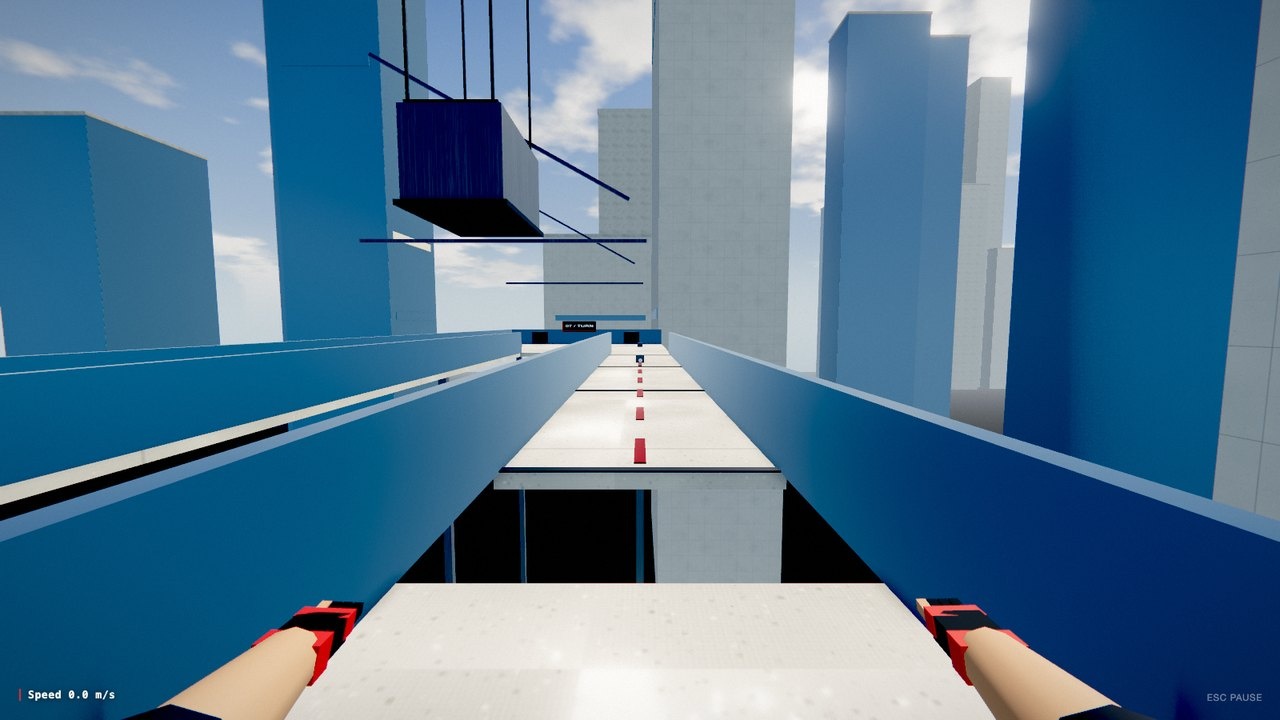
#> input picture docs/evidence/visual/round-10/gap.jpg, 1280 x 720 px
$ python -i metrics.py   (imports and definitions only)
#> lines starting #> are read from the running program, lines starting #| are printed output that depends on the picture; after the words box and inside, x2 and y2 are one past the last pixel; in counts of white or black regions, pixels touching at a corner belong together
#!/usr/bin/env python3
"""Measure Glassline captures against the Mirror's Edge prologue reference set.

v2: reference recompute (mean + spread per metric), plan §2.1 acceptance bands,
batch candidates (file / glob / directory), JSON + Markdown reports.

The 13 metric formulas are unchanged from v1 so the numbers stay comparable with
the 24 rounds of existing visual evidence. Definitions live in
`docs/reports/METRIC_SPEC.md`. This is a regression gauge, not a proof of
perceptual equivalence, and there is deliberately no per-image normalisation.

Usage:
    # 1. Recompute the reference set with our own script (writes the reference doc)
    $GLASSLINE_PYTHON tools/capture/metrics.py \\
        --reference-set prolog --reference-json docs/reports/reference-prolog.json

    # 2. Score single frames against the measured reference and the plan bands
    $GLASSLINE_PYTHON tools/capture/metrics.py \\
        --candidate docs/evidence/visual/round-93/start.jpg \\
        --bands --json /tmp/report.json --markdown /tmp/report.md

    # 3. Batch mode: a directory or a glob
    $GLASSLINE_PYTHON tools/capture/metrics.py --candidate captures/w0 --bands
    $GLASSLINE_PYTHON tools/capture/metrics.py --candidate 'captures/w0/*.png' --bands

    # 4. Discover metric keys / units / bands
    $GLASSLINE_PYTHON tools/capture/metrics.py --list-metrics

    # 5. W1 perceptual guardrails (diagnostic only, NOT a gate)
    $GLASSLINE_PYTHON tools/capture/metrics.py --candidate captures/w0 --bands --guardrails
    # horizon override for a known shot, in source-image pixels
    $GLASSLINE_PYTHON tools/capture/metrics.py --candidate captures/w0/wallrun-corridor.png \
        --guardrails --horizon-px wallrun-corridor.png:300

Interpreter: the system python3 has no numpy/Pillow. Use the workspace runtime
(numpy 2.3.5, Pillow 12.3.0):
    /Users/igorhodorchenko/.dsh/dsh-runtimes/dsh-primary-runtime/dependencies/python/bin/python3
or export GLASSLINE_PYTHON to that path and use "$GLASSLINE_PYTHON".

Exit codes: 0 ok; 1 strict/legacy regression failure; 2 environment or input error.
"""

from __future__ import annotations

import argparse
import glob
import json
import os
import sys

INSTALL_HINT = """\
This script requires numpy and Pillow, which the system python3 does not have.

Use the workspace-bundled interpreter (numpy 2.3.5, Pillow 12.3.0):
  /Users/igorhodorchenko/.dsh/dsh-runtimes/dsh-primary-runtime/dependencies/python/bin/python3

Example:
  GLASSLINE_PYTHON=/Users/igorhodorchenko/.dsh/dsh-runtimes/dsh-primary-runtime/dependencies/python/bin/python3
  "$GLASSLINE_PYTHON" tools/capture/metrics.py --help
"""

try:
    import numpy as np
    from PIL import Image
except ImportError as exc:  # pragma: no cover - environment dependent
    print(f"error: missing Python dependency: {exc}", file=sys.stderr)
    print(INSTALL_HINT, file=sys.stderr)
    sys.exit(2)

REPO_ROOT = os.path.dirname(os.path.dirname(os.path.dirname(os.path.abspath(__file__))))

# Reference set used for the prologue look. Local only, not committed (ref/ is
# in .gitignore), hence the explicit error when it is missing.
REFERENCE_SETS = {
    "prolog": "ref/reference/prolog-kit/study/05-prologue-roofs",
}
DEFAULT_REFERENCE_SET = "prolog"

IMAGE_EXTENSIONS = (".jpg", ".jpeg", ".png")

# Metric order is the v1 definition order and must not change.
METRIC_KEYS = [
    "luma",
    "std",
    "p25",
    "p95",
    "near_white",
    "deep_shadow",
    "saturation",
    "local_contrast",
    "edge",
    "sky",
    "top_contrast",
    "split",
    "red",
]

# Display metadata: label, unit, one-line definition (full text in METRIC_SPEC.md).
METRIC_INFO = {
    "luma": ("Luma mean", "0..1", "mean of 0.2126R + 0.7152G + 0.0722B"),
    "std": ("Luma std", "0..1", "population std of luma"),
    "p25": ("Luma p25", "0..1", "25th percentile of luma"),
    "p95": ("Luma p95", "0..1", "95th percentile of luma"),
    "near_white": ("Near-white share", "%", "share of pixels with luma > 0.9"),
    "deep_shadow": ("Deep-shadow share", "%", "share of pixels with luma < 0.05"),
    "saturation": ("Saturation", "0..1", "mean of (max(R,G,B) - min(R,G,B)) / max(R,G,B)"),
    "local_contrast": ("Local contrast", "0..1", "std of 8x8 block luma means"),
    "edge": ("Edge energy", "0..1", "mean gradient magnitude |grad luma|"),
    "sky": ("Sky-blue area", "%", "blue-dominant share of the upper 66% of the frame"),
    "top_contrast": ("Top-third contrast", "0..1", "std of luma in the top third"),
    "split": ("Split-tone dark R-B", "R-B*255", "mean(255*(R-B)) over pixels with luma < 0.18"),
    "red": ("Red accent share", "%", "share of red-dominant pixels"),
}

# Plan docs/VISUAL_AUDIO_LEVEL_PLAN.md §2.1: the "Reference" column as inherited
# from the legacy harness and the target band. min/max are inclusive.
PLAN_BANDS = {
    "luma": {"legacy": 0.589, "min": 0.48, "max": 0.62},
    "std": {"legacy": 0.272, "min": 0.22, "max": None},
    "p25": {"legacy": 0.370, "min": 0.33, "max": 0.42},
    "p95": {"legacy": 0.979, "min": 0.93, "max": None},
    "near_white": {"legacy": 27.3, "min": 15.0, "max": 28.0},
    "deep_shadow": {"legacy": 3.0, "min": None, "max": 6.0},
    "saturation": {"legacy": 0.359, "min": 0.30, "max": 0.38},
    "local_contrast": {"legacy": 0.0713, "min": 0.060, "max": None},
    "edge": {"legacy": 0.0341, "min": 0.028, "max": None},
    "sky": {"legacy": 53.1, "min": 35.0, "max": 55.0},
    "top_contrast": {"legacy": 0.0585, "min": 0.050, "max": None},
    "split": {"legacy": -48.6, "min": -55.0, "max": -40.0},
    "red": {"legacy": 4.2, "min": 2.0, "max": 5.0},
}

# v1 tolerance bands around the measured reference mean. Kept for historical
# continuity: they define the WATCH envelope in --bands mode and the verdict in
# tolerance mode (no --bands).
TOLERANCES = {
    "luma": 0.08,
    "std": 0.05,
    "p25": 0.10,
    "p95": 0.05,
    "near_white": 18.0,
    "deep_shadow": 3.0,
    "saturation": 0.08,
    "local_contrast": 0.04,
    "edge": 0.012,
    "sky": 12.0,
    "top_contrast": 0.05,
    "split": 15.0,
    "red": 2.5,
}


# ---------------------------------------------------------------------------
# Image loading and the 13 metrics (formulas frozen from v1)
# ---------------------------------------------------------------------------


def load_image_with_meta(path: str) -> tuple[np.ndarray, dict[str, int]]:
    """Load a frame as 0..1 float RGB, resizing so max(width, height) == 960."""
    image = Image.open(path).convert("RGB")
    source_width, source_height = image.size
    width, height = image.size
    scale = 960 / max(width, height)

    if scale < 1:
        image = image.resize((int(width * scale), int(height * scale)), Image.LANCZOS)

    pixels = np.asarray(image).astype(np.float32) / 255.0
    meta = {
        "sourceWidth": source_width,
        "sourceHeight": source_height,
        "width": int(pixels.shape[1]),
        "height": int(pixels.shape[0]),
    }
    return pixels, meta


def load_image(path: str) -> np.ndarray:
    return load_image_with_meta(path)[0]


# [43 lines left out: function metrics_from_pixels, not called in this run]


def metrics(path: str) -> dict[str, float]:
    """Compute the 13 §2.1 metrics for one frame. Formulas are v1-identical."""
    return metrics_from_pixels(load_image(path))


# ---------------------------------------------------------------------------
# Perceptual guardrails (W1, diagnostic only)
# ---------------------------------------------------------------------------
# These do NOT modify, replace or gate the 13 §2.1 metrics above. They are
# review inputs that expose "passing the metric while losing the look":
#   - sky_mask_share      blue pixels that actually look like sky (bright,
#                         desaturated, above the scene horizon) vs the primary
#                         sky-blue share, which also counts blue glass facades;
#   - near_white_seam_energy  detail/seam energy inside near-white areas, so a
#                         flat clipped white cannot pass as detailed white;
#   - red_route_share / red_route_saturation  largest connected red component
#                         and how saturated it is, so a salmon or confetti route
#                         is visible in the numbers.
# Full definitions and limitations: docs/reports/METRIC_SPEC.md.

GUARDRAIL_KEYS = [
    "sky_mask_share",
    "near_white_seam_energy",
    "red_route_share",
    "red_route_saturation",
]

GUARDRAIL_INFO = {
    "sky_mask_share": (
        "Sky mask share",
        "%",
        "bright desaturated blue pixels above the horizon",
    ),
    "near_white_seam_energy": (
        "Near-white seam energy",
        "gradient",
        "mean |grad L| inside the eroded near-white mask",
    ),
    "red_route_share": (
        "Red route share",
        "%",
        "largest 8-connected red component, % of frame",
    ),
    "red_route_saturation": (
        "Red route saturation",
        "0..1",
        "mean HSV-style saturation of that component",
    ),
}

SKY_LUMA_MIN = 0.55
SKY_SATURATION_MAX = 0.45
# Lit white walls are bright *and* nearly achromatic. Calibration for
# service-block (W1.1-FIX-G, 2026-11-19): a pixel brighter than 0.75 with
# HSV-style saturation below 0.20 is treated as a lit wall, not sky. Accepted
# trade-off: a genuinely pale sky patch with luma > 0.75 and S < 0.20 is also
# excluded (documented in METRIC_SPEC.md).
WHITE_WALL_LUMA_MIN = 0.75
WHITE_WALL_SATURATION_MAX = 0.20
HORIZON_SEARCH_LOW = 0.05
HORIZON_SEARCH_HIGH = 0.70
HORIZON_FALLBACK = 0.40
HORIZON_ACCEPT_RATIO = 1.5
NEAR_WHITE_LUMA = 0.9
RED_CHANNEL_MIN = 0.30
RED_DOMINANCE = 1.30
RED_COMPONENT_MIN_SHARE = 0.0002  # 0.02 % of frame
DEFAULT_MAX_COMPONENT_PIXELS = 400_000


def detect_horizon(luma: np.ndarray) -> tuple[int, float, str]:
    """Detect the dominant horizontal edge used as the horizon row.

    Returns (row, edge_strength_ratio, source). The search band is rows
    [5 %, 70 %] of the frame; if no edge is at least 1.5x the median row-edge
    energy, the documented fallback is the 40 % line (i.e. "top 40 % is
    potential sky").
    """
    height = luma.shape[0]
    row_energy = np.abs(np.gradient(luma, axis=0)).mean(axis=1)
    window = max(3, (height // 60) | 1)
    smoothed = np.convolve(row_energy, np.ones(window, dtype=np.float64) / window, mode="same")

    low = int(HORIZON_SEARCH_LOW * height)
    high = int(HORIZON_SEARCH_HIGH * height)
    if high <= low + 1:
        return int(HORIZON_FALLBACK * height), 1.0, "fallback"

    segment = smoothed[low:high]
    index = low + int(np.argmax(segment))
    median = float(np.median(segment))
    ratio = float(smoothed[index] / median) if median > 1e-9 else 0.0
    if ratio >= HORIZON_ACCEPT_RATIO:
        return index, ratio, "edge"
    return int(HORIZON_FALLBACK * height), ratio, "fallback"


def erode4(mask: np.ndarray) -> np.ndarray:
    """4-neighbour erosion by one pixel (no scipy)."""
    eroded = mask.copy()
    eroded[1:, :] &= mask[:-1, :]
    eroded[:-1, :] &= mask[1:, :]
    eroded[:, 1:] &= mask[:, :-1]
    eroded[:, :-1] &= mask[:, 1:]
    return eroded


def _row_runs(mask: np.ndarray) -> tuple[list[list[int]], list[int], list[int], list[int]]:
    """Run-length encode a boolean mask by row.

    Returns (runs_per_row, run_rows, run_starts, run_ends) with end exclusive.
    """
    height = mask.shape[0]
    runs_per_row: list[list[int]] = []
    run_rows: list[int] = []
    run_starts: list[int] = []
    run_ends: list[int] = []
    for y in range(height):
        padded = np.concatenate(([False], mask[y], [False]))
        delta = np.diff(padded.astype(np.int8))
        starts = np.flatnonzero(delta == 1)
        ends = np.flatnonzero(delta == -1)
        indices: list[int] = []
        for start, end in zip(starts.tolist(), ends.tolist()):
            indices.append(len(run_rows))
            run_rows.append(y)
            run_starts.append(start)
            run_ends.append(end)
        runs_per_row.append(indices)
    return runs_per_row, run_rows, run_starts, run_ends


def _largest_component(mask: np.ndarray, min_area_px: int) -> tuple[int, np.ndarray | None]:
    """Largest 8-connected component of a boolean mask, numpy-only.

    Runs are union-found row by row, so cost is O(rows + runs), not O(pixels);
    components smaller than min_area_px are ignored (noise guard).
    """
    height, width = mask.shape
    runs_per_row, run_rows, run_starts, run_ends = _row_runs(mask)
    total_runs = len(run_rows)
    if total_runs == 0:
        return 0, None

    parent = list(range(total_runs))

    def find(index: int) -> int:
        root = index
        while parent[root] != root:
            root = parent[root]
        while parent[index] != root:
            parent[index], index = root, parent[index]
        return root

    def union(left: int, right: int) -> None:
        root_left, root_right = find(left), find(right)
        if root_left != root_right:
            parent[root_right] = root_left

    for y in range(height - 1):
        previous = runs_per_row[y]
        following = runs_per_row[y + 1]
        i = j = 0
        while i < len(previous) and j < len(following):
            left, right = previous[i], following[j]
            if run_starts[left] < run_ends[right] and run_starts[right] < run_ends[left]:
                union(left, right)
            if run_ends[left] < run_ends[right]:
                i += 1
            else:
                j += 1

    sizes: dict[int, int] = {}
    for index in range(total_runs):
        root = find(index)
        sizes[root] = sizes.get(root, 0) + run_ends[index] - run_starts[index]

    best_root: int | None = None
    best_size = 0
    for root, size in sizes.items():
        if size >= min_area_px and size > best_size:
            best_root, best_size = root, size
    if best_root is None:
        return 0, None

    component = np.zeros((height, width), dtype=bool)
    for index in range(total_runs):
        if find(index) == best_root:
            component[run_rows[index], run_starts[index] : run_ends[index]] = True
    return best_size, component


def guardrails_from_pixels(
    pixels: np.ndarray,
    meta: dict[str, int],
    horizon_override: int | None = None,
    max_component_pixels: int = DEFAULT_MAX_COMPONENT_PIXELS,
) -> dict[str, float | int | str | None]:
    """Compute the W1 perceptual guardrails on an already-loaded frame."""
    red, green, blue = pixels[..., 0], pixels[..., 1], pixels[..., 2]
    luma = 0.2126 * red + 0.7152 * green + 0.0722 * blue
    maximum = pixels.max(axis=2)
    minimum = pixels.min(axis=2)
    saturation = np.where(maximum > 1e-5, (maximum - minimum) / np.maximum(maximum, 1e-5), 0)
    gradient_y, gradient_x = np.gradient(luma)
    gradient_magnitude = np.hypot(gradient_x, gradient_y)

    horizon_row, horizon_ratio, horizon_source = detect_horizon(luma)
    horizon_source_px: int | None = None
    if horizon_override is not None:
        source_height = max(1, int(meta["sourceHeight"]))
        horizon_row = int(round(horizon_override * luma.shape[0] / source_height))
        horizon_row = max(0, min(luma.shape[0] - 1, horizon_row))
        horizon_source = "override"
        horizon_source_px = int(horizon_override)

    rows = np.arange(luma.shape[0])[:, None]
    blue_mask = (blue > red * 1.05) & (blue > 0.45) & (blue > green * 1.02)
    sky_like = (
        blue_mask
        & (saturation <= SKY_SATURATION_MAX)
        & (luma >= SKY_LUMA_MIN)
        & (rows < horizon_row)
    )
    lit_wall = (luma > WHITE_WALL_LUMA_MIN) & (saturation < WHITE_WALL_SATURATION_MAX)
    sky_mask = sky_like & ~lit_wall
    sky_share = float(sky_mask.mean() * 100.0)
    lit_wall_share = float((sky_like & lit_wall).mean() * 100.0)

    near_white = luma > NEAR_WHITE_LUMA
    if near_white.any():
        interior = erode4(near_white)
        if not interior.any():
            interior = near_white  # small highlight: fall back to the raw mask
        seam_energy = float(gradient_magnitude[interior].mean())
    else:
        seam_energy = 0.0

    red_mask = (
        (red > RED_CHANNEL_MIN)
        & (red > green * RED_DOMINANCE)
        & (red > blue * RED_DOMINANCE)
    )
    height, width = luma.shape
    min_area_px = max(1, int(round(RED_COMPONENT_MIN_SHARE * height * width)))
    component_guard = "none"
    component_mask: np.ndarray | None
    if int(red_mask.sum()) > max_component_pixels:
        # Pathological frame (huge red area): decimate 2x for connectivity.
        component_guard = "decimated_x2"
        decimated = red_mask[::2, ::2]
        _, component_decimated = _largest_component(decimated, max(1, min_area_px // 4))
        if component_decimated is None:
            component_mask = None
        else:
            upscaled = np.repeat(np.repeat(component_decimated, 2, axis=0), 2, axis=1)
            component_mask = upscaled[:height, :width]
    else:
        _, component_mask = _largest_component(red_mask, min_area_px)

    if component_mask is not None and bool(component_mask.any()):
        area = int(component_mask.sum())
        red_route_share = float(100.0 * area / (height * width))
        red_route_saturation = float(saturation[component_mask].mean())
    else:
        red_route_share = 0.0
        red_route_saturation = 0.0

    return {
        "sky_mask_share": sky_share,
        "near_white_seam_energy": seam_energy,
        "red_route_share": red_route_share,
        "red_route_saturation": red_route_saturation,
        "sky_horizon_row": int(horizon_row),
        "sky_horizon_source_px": horizon_source_px,
        "sky_horizon_source": horizon_source,
        "sky_horizon_edge_ratio": float(horizon_ratio),
        "sky_lit_wall_pct": lit_wall_share,
        "component_guard": component_guard,
    }


def guardrails(
    path: str,
    horizon_override: int | None = None,
    max_component_pixels: int = DEFAULT_MAX_COMPONENT_PIXELS,
) -> dict[str, float | int | str | None]:
    """Convenience wrapper: load one frame and compute the guardrails."""
    pixels, meta = load_image_with_meta(path)
#> in load_image_with_meta, image is the input picture: PIL image 1280x720 RGB; mean R, G, B 82.9, 119.6, 146.4
#> meta = {'sourceWidth': 1280, 'sourceHeight': 720, 'width': 960, 'height': 540}
    return guardrails_from_pixels(pixels, meta, horizon_override, max_component_pixels)
#> in guardrails_from_pixels, `minimum = pixels.min(axis=2)`:
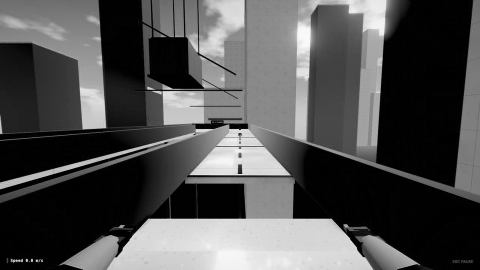
#> minimum: shape (540, 960) float32 (shown at 1/2 size); min 0, max 1, mean 0.313
#> in guardrails_from_pixels, `saturation = np.where(maximum > 1e-5, (maximum - minimum) / np.maximum..`:
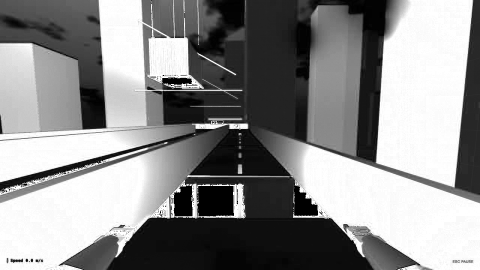
#> saturation: shape (540, 960) float32 (shown at 1/2 size); min 0, max 1, mean 0.549
#> in guardrails_from_pixels, `gradient_y, gradient_x = np.gradient(luma)`:
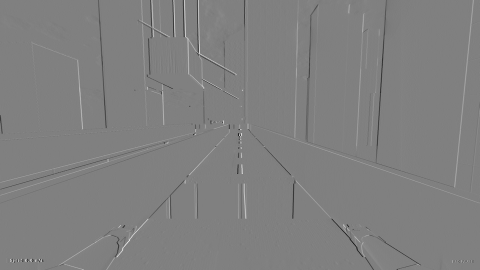
#> gradient_x: shape (540, 960) float32 (shown at 1/2 size); min -0.465, max 0.46, mean 4.3e-05; drawn with min black and max white
#> in guardrails_from_pixels, `gradient_magnitude = np.hypot(gradient_x, gradient_y)`:
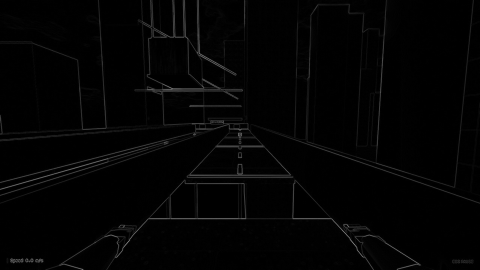
#> gradient_magnitude: shape (540, 960) float32 (shown at 1/2 size); min 0, max 0.647, mean 0.0145
#> in detect_horizon, `row_energy = np.abs(np.gradient(luma, axis=0)).mean(axis=1)`: row_energy = 540 values, max 0.145 at index 437, min 0.00157 at index 422, mean 0.00954
#> in detect_horizon, `smoothed = np.convolve(row_energy, np.ones(window, dtype=np.float64) /..`: smoothed = 540 values, max 0.0431 at index 351, min 0.0018 at index 420, mean 0.00952
#> in detect_horizon, `segment = smoothed[low:high]`: segment = 351 values, max 0.0431 at index 324, min 0.00238 at index 199, mean 0.0106
#> in detect_horizon, `index = low + int(np.argmax(segment))`: index = 351
#> in detect_horizon, `median = float(np.median(segment))`: median = 0.00694
#> in detect_horizon, `ratio = float(smoothed[index] / median) if median > 1e-9 else 0.0`: ratio = 6.21
#> in guardrails_from_pixels, `horizon_row, horizon_ratio, horizon_source = detect_horizon(luma)`: horizon_row = 351; horizon_ratio = 6.21; horizon_source = 'edge'
#> in guardrails_from_pixels, `blue_mask = (blue > red * 1.05) & (blue > 0.45) & (blue > green * 1.02)`:
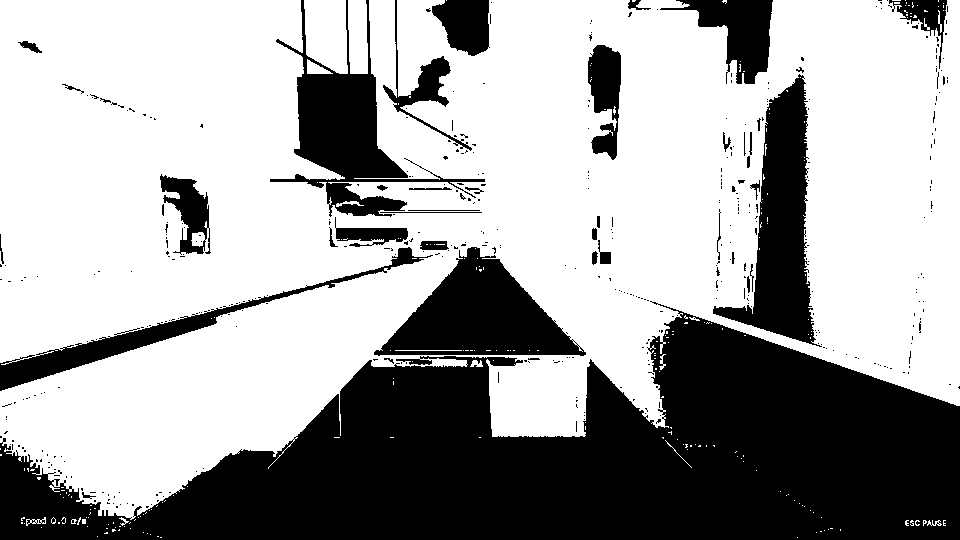
#> blue_mask: shape (540, 960) bool; 64.5% white; 439 black regions (396 under 20 px), largest, box (x1, y1, x2, y2) and area: (0, 301, 960, 540) 125419, (713, 74, 822, 347) 12060, (374, 247, 586, 356) 11837
#> in guardrails_from_pixels, `lit_wall = (luma > WHITE_WALL_LUMA_MIN) & (saturation < WHITE_WALL_SAT..`:
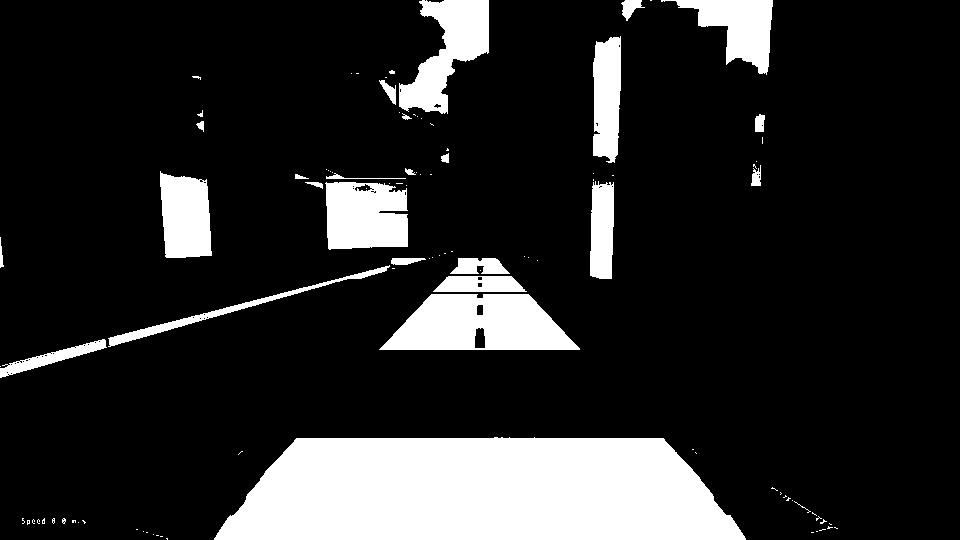
#> lit_wall: shape (540, 960) bool; 16.1% white; 101 white regions (74 under 20 px), largest, box (x1, y1, x2, y2) and area: (214, 437, 746, 540) 46293, (379, 294, 580, 350) 8119, (399, 0, 489, 114) 5123
#> in guardrails_from_pixels, `sky_share = float(sky_mask.mean() * 100.0)`: sky_share = 15.71
#> (the rest of the program and of its run is left out)
